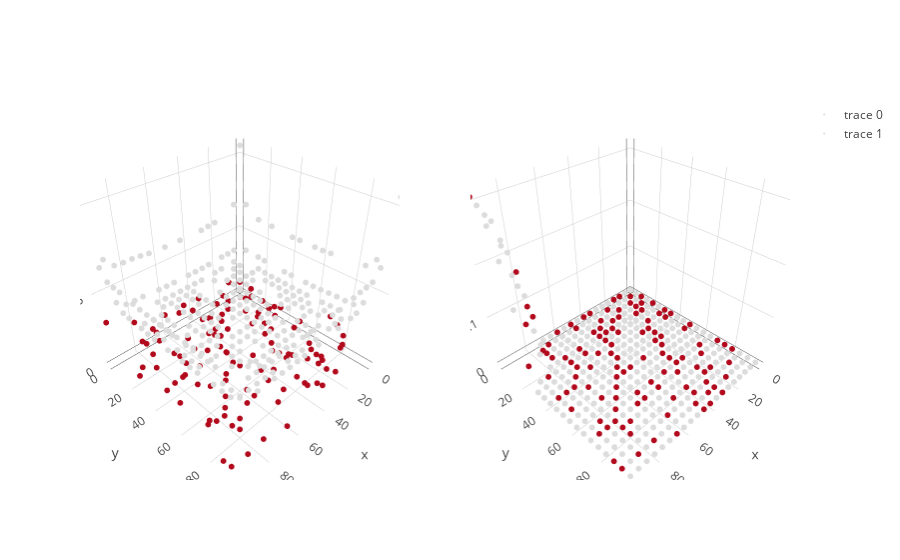

The code cell stored with this chart in its notebook:
### Markdown cell above
We can get predictive variances in the same way as the full grid case.

### Code cell
svi_variances = softplus(inf_svi.q_S)
lp_variances = inf_lp.variance(50)

var_svi = go.Scatter3d(x = X[:,0], y = X[:,1], z=svi_variances, mode = 'markers', marker=dict(size = 2, color = color))
var_lp = go.Scatter3d(x = X[:,0], y = X[:,1], z=lp_variances, mode = 'markers', marker=dict(size = 2, color = color))
fig = tools.make_subplots(rows=1, cols=2, specs=[[{'is_3d': True}, {'is_3d': True}]])
fig.append_trace(var_svi, 1, 1)
fig.append_trace(var_lp, 1, 2)
iplot(fig)

### Figure 1 — Plotly figure (JSON) as saved in the notebook; plotly's stock layout.template omitted (floating-point values rounded to 4 significant figures; data arrays with more than 128 entries replaced by an {"elided": "..."} marker saying what was removed)
{"data": [{"marker": {"color": {"elided": "400 int values"}, "size": 2}, "mode": "markers", "scene": "scene1", "type": "scatter3d", "x": {"elided": "400 int values"}, "y": {"elided": "400 int values"}, "z": {"elided": "400 float values"}}, {"marker": {"color": {"elided": "400 int values"}, "size": 2}, "mode": "markers", "scene": "scene2", "type": "scatter3d", "x": {"elided": "400 int values"}, "y": {"elided": "400 int values"}, "z": {"elided": "400 float values"}}], "layout": {"scene1": {"domain": {"x": [0, 0.45], "y": [0, 1]}}, "scene2": {"domain": {"x": [0.55, 1], "y": [0, 1]}}}}
